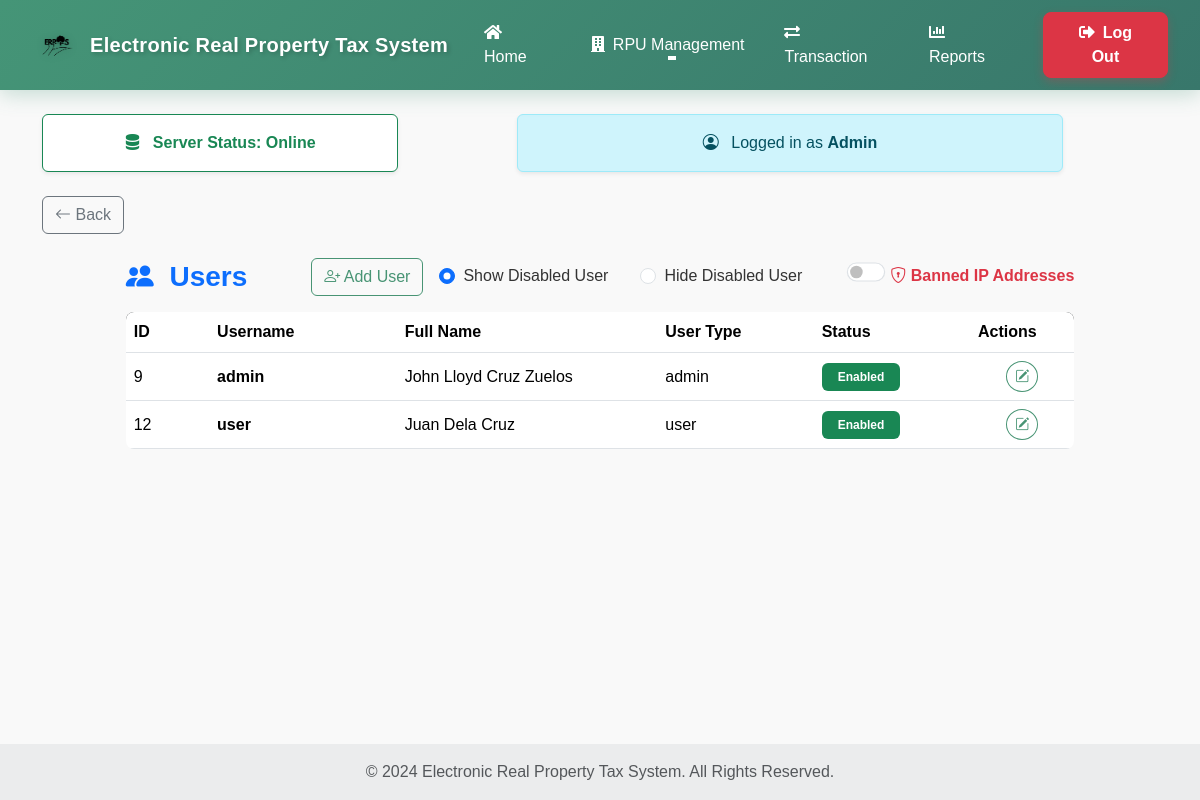
/User-Control.php, run on the app's committed database.
### tables this page shows
CREATE TABLE `users` (
  `user_id` int(11) NOT NULL,
  `username` varchar(50) NOT NULL,
  `password` varchar(255) NOT NULL,
  `last_name` varchar(50) NOT NULL,
  `first_name` varchar(50) NOT NULL,
  `middle_name` varchar(50) DEFAULT NULL,
  `gender` enum('Male','Female') NOT NULL,
  `birthdate` date DEFAULT NULL,
  `marital_status` enum('Single','Married') NOT NULL,
  `tin` varchar(15) DEFAULT NULL,
  `house_number` varchar(10) DEFAULT NULL,
  `street` varchar(100) DEFAULT NULL,
  `brgy_id` int(11) DEFAULT NULL,
  `district_id` int(11) DEFAULT NULL,
  `m_id` int(11) DEFAULT NULL,
  `province` varchar(50) DEFAULT NULL,
  `contact_number` varchar(15) DEFAULT NULL,
  `email` varchar(100) DEFAULT NULL,
  `status` tinyint(1) NOT NULL DEFAULT 0,
  `user_type` enum('admin','user') NOT NULL DEFAULT 'user'
);

### User-Control.php (the view, shortened to what this page needs)
<?php
$conn = Database::getInstance();
$username = $_SESSION['username'] ?? 'Admin';
$query = "SELECT * FROM users";
$result = $conn->query($query);
$users = [];
if ($result) {
  while ($row = $result->fetch_assoc()) {
    $users[] = $row;
  }
}
?>
<!DOCTYPE html>
<html lang="en">
<head>
  <link rel="stylesheet" href="https://cdnjs.cloudflare.com/ajax/libs/font-awesome/5.15.4/css/all.min.css">
  <link href="https://cdn.jsdelivr.net/npm/bootstrap@5.3.2/dist/css/bootstrap.min.css" rel="stylesheet">
  <link rel="stylesheet" href="https://cdn.jsdelivr.net/npm/bootstrap-icons/font/bootstrap-icons.css">
  <link rel="stylesheet" href="main_layout.css">
  <link rel="stylesheet" href="header.css">
  <link rel="stylesheet" href="User-Control.css">
</head>
<body>
  <?php include 'header.php'; ?>
  <div class="container py-4">
    <div class="row mb-4 align-items-center">
      <div class="col-md-4 mb-3 mb-md-0">
        <div class="card border-success shadow-sm">
          <div class="card-body text-center text-success fw-bold">
            <i class="bi bi-server me-2"></i> Server Status: Online
          </div>
        </div>
      </div>
      <div class="col-md-6 offset-md-1">
        <div class="alert alert-info text-center shadow-sm mb-0">
          <i class="bi bi-person-circle me-2"></i>
          Logged in as <strong><?= htmlspecialchars($username); ?></strong>
        </div>
      </div>
    </div>
    <div class="mb-4">
      <a href="Admin-Page-2.php" class="btn btn-outline-secondary">
        <i class="bi bi-arrow-left"></i> Back
      </a>
    </div>
    <div class="table-section mx-auto" style="width: 85%;">
      <div class="d-flex justify-content-between align-items-center mb-3 flex-wrap">
        <h3 class="fw-bold text-primary mb-3 mb-md-0">
          <i class="bi bi-people-fill me-2"></i> Users
        </h3>
        <div class="d-flex align-items-center flex-wrap gap-3">
          <a href="ADD_User.php" class="btn btn-outline-primary">
            <i class="bi bi-person-plus"></i> Add User
          </a>
          <div class="form-check form-check-inline">
            <input class="form-check-input" type="radio" name="userStatusFilter" id="showDisabled" value="show" checked>
            <label class="form-check-label" for="showDisabled">Show Disabled User</label>
          </div>
          <div class="form-check form-check-inline">
            <input class="form-check-input" type="radio" name="userStatusFilter" id="hideDisabled" value="hide">
            <label class="form-check-label" for="hideDisabled">Hide Disabled User</label>
          </div>
          <div class="form-check form-switch ms-3">
            <input class="form-check-input" type="checkbox" id="bannedToggle">
            <label class="form-check-label fw-semibold text-danger" for="bannedToggle">
              <i class="bi bi-shield-lock"></i> Banned IP Addresses
            </label>
          </div>
        </div>
      </div>
      <div id="defaultUsersTable" class="table-responsive">
        <table class="table table-hover align-middle mb-0">
          <thead class="bg-dark text-white text-center">
            <tr>
              <th style="width: 8%">ID</th>
              <th style="width: 18%">Username</th>
              <th style="width: 25%">Full Name</th>
              <th style="width: 15%">User Type</th>
              <th style="width: 15%">Status</th>
              <th style="width: 10%">Actions</th>
            </tr>
          </thead>
          <tbody class="text-start">
            <?php foreach ($users as $user): ?>
              <tr class="border-bottom">
                <td><?= htmlspecialchars($user['user_id'] ?? '') ?></td>
                <td class="fw-semibold"><?= htmlspecialchars($user['username'] ?? '') ?></td>
                <td><?= htmlspecialchars(trim("{$user['first_name']} {$user['middle_name']} {$user['last_name']}")) ?>
                </td>
                <td><?= htmlspecialchars($user['user_type'] ?? '') ?></td>
                <td>
                  <?php if ($user['status'] == 1): ?>
                    <span class="badge bg-success px-3 py-2">Enabled</span>
                  <?php else: ?>
                    <span class="badge bg-secondary px-3 py-2">Disabled</span>
                  <?php endif; ?>
                </td>
                <td class="text-center">
                  <a href="#" data-toggle="modal" data-target="#editUserModal-<?= $user['user_id'] ?>"
                    class="btn btn-outline-primary btn-sm rounded-circle">
                    <i class="bi bi-pencil-square"></i>
                  </a>
                </td>
              </tr>
            <?php endforeach; ?>
          </tbody>
        </table>
      </div>
    </div>
  </div>
  <footer class="bg-body-tertiary text-center text-lg-start mt-auto">
    <div class="text-center p-3" style="background-color: rgba(0, 0, 0, 0.05);">
      <span class="text-muted">© 2024 Electronic Real Property Tax System. All Rights Reserved.</span>
    </div>
  </footer>
</body>
</html>

### main_layout.css (style rules this page uses)
html, body { height: 100%; margin: 0; }
body { display: flex; padding-top: 70px; flex-direction: column; }

### User-Control.css (style rules this page uses)
body { font-family: Arial, sans-serif; background-color: #f9f9f9; color: #333; }
.table { border-radius: 8px; overflow: hidden; }
.table th { text-align: left; font-weight: bold; }
.table td { vertical-align: middle; }
.table td.text-center { text-align: center; }
input[type="checkbox"] { transform: scale(1.2); margin: 0; }
.btn-outline-primary { color: #489474; border-color: #489474; }

### data on the page
users: user_id "9", username "admin", first_name+middle_name+last_name "John Lloyd Cruz Zuelos", user_type "admin", status "Enabled"
users: user_id "12", username "user", first_name+middle_name+last_name "Juan Dela Cruz", user_type "user", status "Enabled"

### other printed values
$username "Admin"
